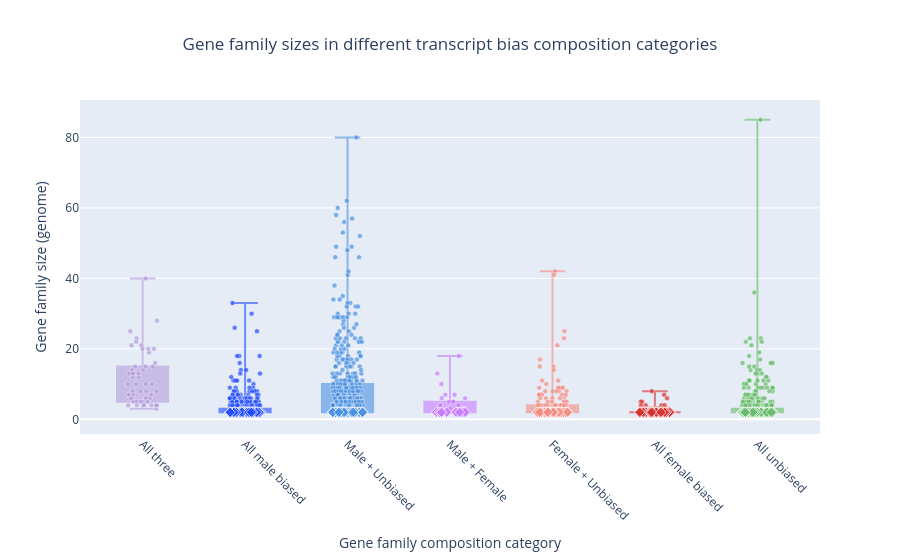

Notebook source saved alongside this figure:
### Markdown cell above
Plotly has an issue with the box plots, so here i use go.Figure() to force plotly

### Code cell
fig6 = go.Figure()

cat_positions = {cat: i for i, cat in enumerate(category_order)}
np.random.seed(42)

for cat in category_order:
    subset = hog_direction[hog_direction["category"] == cat]
    if subset.empty:
        continue

    color  = category_colors[cat]
    x_pos  = cat_positions[cat]

    # Box (no built-in points — we draw them ourselves below)
    fig6.add_trace(go.Box(
        y=subset["hog_size_genome"],
        x=[x_pos] * len(subset),
        name=cat,
        marker_color=color,
        line_color=color,
        fillcolor=color,
        opacity=0.6,
        boxpoints=False,
        width=0.5,
        showlegend=False
    ))

    # Regular points (size > 2) — circles
    reg = subset[subset["hog_size_genome"] != 2]
    if not reg.empty:
        fig6.add_trace(go.Scatter(
            x=x_pos + np.random.uniform(-0.15, 0.15, len(reg)),
            y=reg["hog_size_genome"],
            mode="markers",
            marker=dict(color=color, symbol="circle", size=5, opacity=0.7,
                        line=dict(width=0.5, color="white")),
            showlegend=False,
            text=reg["HOG"].astype(str),
            hovertemplate="HOG: %{text}<br>Size: %{y}<extra></extra>"
        ))

    # HOG size 2 shape - diamond (All three cannot exist at size 2)
    s2 = subset[subset["hog_size_genome"] == 2]
    if not s2.empty:
        fig6.add_trace(go.Scatter(
            x=x_pos + np.random.uniform(-0.15, 0.15, len(s2)),
            y=s2["hog_size_genome"],
            mode="markers",
            marker=dict(color=color, symbol="diamond", size=8, opacity=0.9,
                        line=dict(width=0.8, color="white")),
            showlegend=False,
            text=s2["HOG"].astype(str),
            hovertemplate="HOG: %{text}<br>Size: 2 ◆<extra></extra>"
        ))

fig6.update_layout(
    title=dict(text=" Gene family sizes in different transcript bias composition categories", x=0.5, xanchor="center"),
    xaxis=dict(
        tickmode="array",
        tickvals=list(cat_positions.values()),
        ticktext=list(cat_positions.keys()),
        tickangle=45,
        title="Gene family composition category"
    ),
    yaxis_title="Gene family size (genome)",
    showlegend=False
)
fig6.write_image("categories_boxplot_size.svg")
fig6.show()

### Figure 1 — Plotly figure (JSON) as saved in the notebook; plotly's stock layout.template omitted (floating-point values rounded to 4 significant figures; data arrays with more than 128 entries replaced by an {"elided": "..."} marker saying what was removed)
{"data": [{"boxpoints": false, "fillcolor": "#B39DDB", "line": {"color": "#B39DDB"}, "marker": {"color": "#B39DDB"}, "name": "All three", "opacity": 0.6, "showlegend": false, "type": "box", "width": 0.5, "x": [0, 0, 0, 0, 0, 0, 0, 0, 0, 0, 0, 0, 0, 0, 0, 0, 0, 0, 0, 0, 0, 0, 0, 0, 0, 0, 0, 0, 0, 0, 0, 0, 0, 0, 0, 0, 0, 0, 0, 0, 0, 0, 0, 0, 0, 0, 0, 0, 0, 0, 0, 0, 0], "y": [12, 8, 6, 40, 7, 14, 7, 20, 10, 19, 10, 28, 15, 13, 12, 7, 23, 14, 8, 10, 8, 21, 22, 13, 21, 4, 5, 5, 15, 7, 6, 8, 13, 3, 4, 10, 5, 25, 20, 5, 6, 20, 4, 16, 15, 5, 4, 4, 4, 13, 4, 7, 4]}, {"hovertemplate": "HOG: %{text}<br>Size: %{y}<extra></extra>", "marker": {"color": "#B39DDB", "line": {"color": "white", "width": 0.5}, "opacity": 0.7, "size": 5, "symbol": "circle"}, "mode": "markers", "showlegend": false, "text": ["N0.HOG0000027", "N0.HOG0000043", "N0.HOG0000056", "N0.HOG0000060", "N0.HOG0000085", "N0.HOG0000095", "N0.HOG0000099", "N0.HOG0000102", "N0.HOG0000108", "N0.HOG0000110", "N0.HOG0000141", "N0.HOG0000143", "N0.HOG0000163", "N0.HOG0000179", "N0.HOG0000198", "N0.HOG0000204", "N0.HOG0000207", "N0.HOG0000260", "N0.HOG0000276", "N0.HOG0000278", "N0.HOG0000305", "N0.HOG0000321", "N0.HOG0000361", "N0.HOG0000364", "N0.HOG0000367", "N0.HOG0000375", "N0.HOG0000426", "N0.HOG0000442", "N0.HOG0000444", "N0.HOG0000503", "N0.HOG0000518", "N0.HOG0000531", "N0.HOG0000578", "N0.HOG0000581", "N0.HOG0000630", "N0.HOG0000646", "N0.HOG0000738", "N0.HOG0000773", "N0.HOG0000820", "N0.HOG0000831", "N0.HOG0000853", "N0.HOG0001160", "N0.HOG0001494", "N0.HOG0001619", "N0.HOG0001799", "N0.HOG0001841", "N0.HOG0002234", "N0.HOG0002331", "N0.HOG0005307", "N0.HOG0009023", "N0.HOG0011140", "N0.HOG0012101", "N0.HOG0012653"], "type": "scatter", "x": [-0.03764, 0.1352, 0.0696, 0.0296, -0.1032, -0.1032, -0.1326, 0.1099, 0.03033, 0.06242, -0.1438, 0.141, 0.09973, -0.0863, -0.09545, -0.09498, -0.05873, 0.007427, -0.02042, -0.06263, 0.03356, -0.1082, -0.06236, -0.04009, -0.01318, 0.08555, -0.0901, 0.00427, 0.02772, -0.1361, 0.03226, -0.09884, -0.1305, 0.1347, 0.1397, 0.09252, -0.05862, -0.1207, 0.05527, -0.01795, -0.1134, -0.001447, -0.1397, 0.1228, -0.07237, 0.04876, -0.05649, 0.00602, 0.01401, -0.09454, 0.1409, 0.08254, 0.1318], "y": [12, 8, 6, 40, 7, 14, 7, 20, 10, 19, 10, 28, 15, 13, 12, 7, 23, 14, 8, 10, 8, 21, 22, 13, 21, 4, 5, 5, 15, 7, 6, 8, 13, 3, 4, 10, 5, 25, 20, 5, 6, 20, 4, 16, 15, 5, 4, 4, 4, 13, 4, 7, 4]}, {"boxpoints": false, "fillcolor": "#1F4BFF", "line": {"color": "#1F4BFF"}, "marker": {"color": "#1F4BFF"}, "name": "All male biased", "opacity": 0.6, "showlegend": false, "type": "box", "width": 0.5, "x": {"elided": "511 int values"}, "y": {"elided": "511 int values"}}, {"hovertemplate": "HOG: %{text}<br>Size: %{y}<extra></extra>", "marker": {"color": "#1F4BFF", "line": {"color": "white", "width": 0.5}, "opacity": 0.7, "size": 5, "symbol": "circle"}, "mode": "markers", "showlegend": false, "text": {"elided": "181 str values"}, "type": "scatter", "x": {"elided": "181 float values"}, "y": {"elided": "181 int values"}}, {"hovertemplate": "HOG: %{text}<br>Size: 2 ◆<extra></extra>", "marker": {"color": "#1F4BFF", "line": {"color": "white", "width": 0.8}, "opacity": 0.9, "size": 8, "symbol": "diamond"}, "mode": "markers", "showlegend": false, "text": {"elided": "330 str values"}, "type": "scatter", "x": {"elided": "330 float values"}, "y": {"elided": "330 int values"}}, {"boxpoints": false, "fillcolor": "#4A90E2", "line": {"color": "#4A90E2"}, "marker": {"color": "#4A90E2"}, "name": "Male + Unbiased", "opacity": 0.6, "showlegend": false, "type": "box", "width": 0.5, "x": {"elided": "515 int values"}, "y": {"elided": "515 int values"}}, {"hovertemplate": "HOG: %{text}<br>Size: %{y}<extra></extra>", "marker": {"color": "#4A90E2", "line": {"color": "white", "width": 0.5}, "opacity": 0.7, "size": 5, "symbol": "circle"}, "mode": "markers", "showlegend": false, "text": {"elided": "367 str values"}, "type": "scatter", "x": {"elided": "367 float values"}, "y": {"elided": "367 int values"}}, {"hovertemplate": "HOG: %{text}<br>Size: 2 ◆<extra></extra>", "marker": {"color": "#4A90E2", "line": {"color": "white", "width": 0.8}, "opacity": 0.9, "size": 8, "symbol": "diamond"}, "mode": "markers", "showlegend": false, "text": {"elided": "148 str values"}, "type": "scatter", "x": {"elided": "148 float values"}, "y": {"elided": "148 int values"}}, {"boxpoints": false, "fillcolor": "#C77DFF", "line": {"color": "#C77DFF"}, "marker": {"color": "#C77DFF"}, "name": "Male + Female", "opacity": 0.6, "showlegend": false, "type": "box", "width": 0.5, "x": [3, 3, 3, 3, 3, 3, 3, 3, 3, 3, 3, 3, 3, 3, 3, 3, 3, 3, 3, 3, 3, 3, 3, 3, 3, 3, 3, 3, 3, 3, 3, 3, 3, 3], "y": [3, 18, 13, 3, 3, 3, 5, 5, 2, 3, 6, 2, 6, 2, 2, 3, 2, 2, 7, 2, 5, 2, 2, 3, 2, 2, 3, 4, 10, 4, 4, 7, 2, 2]}, {"hovertemplate": "HOG: %{text}<br>Size: %{y}<extra></extra>", "marker": {"color": "#C77DFF", "line": {"color": "white", "width": 0.5}, "opacity": 0.7, "size": 5, "symbol": "circle"}, "mode": "markers", "showlegend": false, "text": ["N0.HOG0000029", "N0.HOG0000049", "N0.HOG0000148", "N0.HOG0000224", "N0.HOG0000274", "N0.HOG0000289", "N0.HOG0000368", "N0.HOG0000377", "N0.HOG0000558", "N0.HOG0000765", "N0.HOG0001236", "N0.HOG0001399", "N0.HOG0001598", "N0.HOG0001854", "N0.HOG0002737", "N0.HOG0009441", "N0.HOG0009620", "N0.HOG0011340", "N0.HOG0012126", "N0.HOG0012871", "N0.HOG0013016"], "type": "scatter", "x": [3.135, 3.086, 2.877, 2.975, 3.114, 3.133, 2.99, 3.034, 2.9, 3.147, 2.92, 3.133, 3.045, 3.032, 3.004, 2.919, 2.903, 2.916, 2.906, 3.084, 2.955], "y": [3, 18, 13, 3, 3, 3, 5, 5, 3, 6, 6, 3, 7, 5, 3, 3, 4, 10, 4, 4, 7]}, {"hovertemplate": "HOG: %{text}<br>Size: 2 ◆<extra></extra>", "marker": {"color": "#C77DFF", "line": {"color": "white", "width": 0.8}, "opacity": 0.9, "size": 8, "symbol": "diamond"}, "mode": "markers", "showlegend": false, "text": ["N0.HOG0000529", "N0.HOG0000801", "N0.HOG0001246", "N0.HOG0001319", "N0.HOG0001426", "N0.HOG0001531", "N0.HOG0001782", "N0.HOG0002044", "N0.HOG0002432", "N0.HOG0003560", "N0.HOG0005826", "N0.HOG0013351", "N0.HOG0015079"], "type": "scatter", "x": [2.867, 3.141, 3.115, 3.128, 3.148, 2.902, 2.969, 3.077, 3.059, 2.896, 3.095, 2.917, 2.917], "y": [2, 2, 2, 2, 2, 2, 2, 2, 2, 2, 2, 2, 2]}, {"boxpoints": false, "fillcolor": "#F28B82", "line": {"color": "#F28B82"}, "marker": {"color": "#F28B82"}, "name": "Female + Unbiased", "opacity": 0.6, "showlegend": false, "type": "box", "width": 0.5, "x": {"elided": "175 int values"}, "y": {"elided": "175 int values"}}, {"hovertemplate": "HOG: %{text}<br>Size: %{y}<extra></extra>", "marker": {"color": "#F28B82", "line": {"color": "white", "width": 0.5}, "opacity": 0.7, "size": 5, "symbol": "circle"}, "mode": "markers", "showlegend": false, "text": ["N0.HOG0000023", "N0.HOG0000024", "N0.HOG0000034", "N0.HOG0000035", "N0.HOG0000140", "N0.HOG0000220", "N0.HOG0000227", "N0.HOG0000258", "N0.HOG0000284", "N0.HOG0000302", "N0.HOG0000434", "N0.HOG0000445", "N0.HOG0000455", "N0.HOG0000469", "N0.HOG0000476", "N0.HOG0000492", "N0.HOG0000501", "N0.HOG0000516", "N0.HOG0000565", "N0.HOG0000584", "N0.HOG0000629", "N0.HOG0000669", "N0.HOG0000696", "N0.HOG0000774", "N0.HOG0000886", "N0.HOG0000896", "N0.HOG0000919", "N0.HOG0000966", "N0.HOG0001020", "N0.HOG0001125", "N0.HOG0001185", "N0.HOG0001251", "N0.HOG0001252", "N0.HOG0001264", "N0.HOG0001305", "N0.HOG0001326", "N0.HOG0001357", "N0.HOG0001378", "N0.HOG0001394", "N0.HOG0001423", "N0.HOG0001436", "N0.HOG0001536", "N0.HOG0001577", "N0.HOG0001765", "N0.HOG0001787", "N0.HOG0001803", "N0.HOG0001862", "N0.HOG0001924", "N0.HOG0001989", "N0.HOG0002041", "N0.HOG0002042", "N0.HOG0002051", "N0.HOG0002089", "N0.HOG0002170", "N0.HOG0002184", "N0.HOG0002285", "N0.HOG0002304", "N0.HOG0002531", "N0.HOG0002617", "N0.HOG0002889", "N0.HOG0003007", "N0.HOG0003597", "N0.HOG0004539", "N0.HOG0004695", "N0.HOG0005036", "N0.HOG0005058", "N0.HOG0006285", "N0.HOG0006453", "N0.HOG0006975", "N0.HOG0006995", "N0.HOG0007004", "N0.HOG0008798", "N0.HOG0008917", "N0.HOG0010788", "N0.HOG0011086", "N0.HOG0011342", "N0.HOG0011872", "N0.HOG0013021", "N0.HOG0013278", "N0.HOG0014535", "N0.HOG0015076", "N0.HOG0015760", "N0.HOG0015764", "N0.HOG0017467"], "type": "scatter", "x": [4.011, 4.028, 4.024, 3.877, 4.113, 3.93, 3.889, 4.117, 4.137, 4.109, 4.093, 4.047, 4.015, 3.876, 3.973, 3.962, 3.928, 4.067, 3.999, 3.874, 3.916, 4.055, 3.873, 4.105, 3.999, 3.994, 4.028, 4.097, 3.954, 4.053, 4.02, 3.93, 4.114, 4.089, 4.048, 4.105, 4.11, 4.063, 4.101, 4.059, 4.054, 4.036, 4.076, 3.898, 4.114, 4.112, 3.859, 4.098, 3.889, 3.951, 4.073, 3.898, 4.095, 4.1, 4.002, 3.852, 3.936, 4.035, 4.144, 4.04, 3.928, 4.04, 4.012, 4.084, 3.882, 4.078, 4.012, 4.139, 3.953, 4.04, 4.13, 3.881, 4.131, 4.056, 3.87, 3.94, 4.062, 3.87, 4.025, 3.954, 4.036, 3.864, 4.111, 4.142], "y": [15, 3, 42, 17, 6, 8, 7, 25, 8, 3, 7, 3, 41, 15, 3, 3, 3, 4, 6, 7, 4, 3, 7, 9, 3, 5, 4, 3, 3, 9, 4, 4, 5, 4, 21, 3, 3, 8, 3, 3, 3, 4, 3, 11, 5, 23, 5, 3, 4, 4, 6, 7, 9, 3, 8, 4, 6, 3, 3, 4, 3, 3, 3, 4, 3, 3, 14, 5, 3, 8, 7, 6, 4, 11, 9, 10, 9, 7, 4, 5, 3, 4, 4, 3]}, {"hovertemplate": "HOG: %{text}<br>Size: 2 ◆<extra></extra>", "marker": {"color": "#F28B82", "line": {"color": "white", "width": 0.8}, "opacity": 0.9, "size": 8, "symbol": "diamond"}, "mode": "markers", "showlegend": false, "text": ["N0.HOG0000304", "N0.HOG0000397", "N0.HOG0000471", "N0.HOG0000800", "N0.HOG0000834", "N0.HOG0000863", "N0.HOG0000926", "N0.HOG0000947", "N0.HOG0000976", "N0.HOG0001098", "N0.HOG0001158", "N0.HOG0001233", "N0.HOG0001239", "N0.HOG0001370", "N0.HOG0001476", "N0.HOG0001615", "N0.HOG0001623", "N0.HOG0001751", "N0.HOG0001864", "N0.HOG0002050", "N0.HOG0002084", "N0.HOG0002195", "N0.HOG0002239", "N0.HOG0002274", "N0.HOG0002338", "N0.HOG0002553", "N0.HOG0002849", "N0.HOG0002878", "N0.HOG0002893", "N0.HOG0002898", "N0.HOG0003558", "N0.HOG0003599", "N0.HOG0003617", "N0.HOG0003640", "N0.HOG0003970", "N0.HOG0004028", "N0.HOG0004080", "N0.HOG0004183", "N0.HOG0004291", "N0.HOG0004315", "N0.HOG0004321", "N0.HOG0004344", "N0.HOG0004497", "N0.HOG0004595", "N0.HOG0004617", "N0.HOG0004868", "N0.HOG0005195", "N0.HOG0005212", "N0.HOG0005222", "N0.HOG0005390", "N0.HOG0005425", "N0.HOG0005428", "N0.HOG0005430", "N0.HOG0005497", "N0.HOG0005806", "N0.HOG0005978", "N0.HOG0005993", "N0.HOG0006032", "N0.HOG0006095", "N0.HOG0006138", "N0.HOG0006273", "N0.HOG0006554", "N0.HOG0006612", "N0.HOG0006615", "N0.HOG0006693", "N0.HOG0006942", "N0.HOG0007062", "N0.HOG0007601", "N0.HOG0007701", "N0.HOG0009494", "N0.HOG0010000", "N0.HOG0010049", "N0.HOG0010069", "N0.HOG0010449", "N0.HOG0010769", "N0.HOG0011100", "N0.HOG0012103", "N0.HOG0012133", "N0.HOG0012173", "N0.HOG0012188", "N0.HOG0012951", "N0.HOG0014070", "N0.HOG0014240", "N0.HOG0014242", "N0.HOG0014254", "N0.HOG0014266", "N0.HOG0015098", "N0.HOG0015192", "N0.HOG0015297", "N0.HOG0015300", "N0.HOG0015698"], "type": "scatter", "x": [4.141, 4.075, 3.889, 4.077, 3.857, 3.857, 3.947, 3.997, 4.081, 4.055, 3.984, 3.932, 4.149, 3.978, 3.985, 3.899, 4.088, 4.058, 3.916, 3.875, 4.054, 4.046, 3.932, 4.135, 3.895, 3.98, 4.133, 3.976, 4.042, 3.969, 3.932, 4.145, 3.973, 4.118, 3.919, 3.914, 3.859, 4.046, 3.961, 4.109, 3.992, 4.14, 3.906, 4.111, 4.083, 4.081, 4.103, 4.078, 4.038, 3.889, 3.86, 4.126, 4.035, 4.089, 3.994, 3.885, 3.888, 4.056, 3.979, 3.91, 3.997, 3.869, 4.025, 3.931, 4.089, 3.943, 3.987, 3.853, 3.872, 3.968, 3.994, 4.03, 3.937, 4.058, 4.108, 4.084, 3.862, 3.994, 3.881, 3.923, 4.146, 3.893, 4.0, 4.035, 4.061, 4.018, 3.853, 3.948, 4.005, 3.876, 3.955], "y": [2, 2, 2, 2, 2, 2, 2, 2, 2, 2, 2, 2, 2, 2, 2, 2, 2, 2, 2, 2, 2, 2, 2, 2, 2, 2, 2, 2, 2, 2, 2, 2, 2, 2, 2, 2, 2, 2, 2, 2, 2, 2, 2, 2, 2, 2, 2, 2, 2, 2, 2, 2, 2, 2, 2, 2, 2, 2, 2, 2, 2, 2, 2, 2, 2, 2, 2, 2, 2, 2, 2, 2, 2, 2, 2, 2, 2, 2, 2, 2, 2, 2, 2, 2, 2, 2, 2, 2, 2, 2, 2]}, {"boxpoints": false, "fillcolor": "#D32F2F", "line": {"color": "#D32F2F"}, "marker": {"color": "#D32F2F"}, "name": "All female biased", "opacity": 0.6, "showlegend": false, "type": "box", "width": 0.5, "x": {"elided": "200 int values"}, "y": {"elided": "200 int values"}}, {"hovertemplate": "HOG: %{text}<br>Size: %{y}<extra></extra>", "marker": {"color": "#D32F2F", "line": {"color": "white", "width": 0.5}, "opacity": 0.7, "size": 5, "symbol": "circle"}, "mode": "markers", "showlegend": false, "text": ["N0.HOG0000020", "N0.HOG0000380", "N0.HOG0000953", "N0.HOG0001346", "N0.HOG0001434", "N0.HOG0001746", "N0.HOG0001904", "N0.HOG0001918", "N0.HOG0001923", "N0.HOG0002047", "N0.HOG0002082", "N0.HOG0002232", "N0.HOG0002832", "N0.HOG0003049", "N0.HOG0003282", "N0.HOG0003482", "N0.HOG0003579", "N0.HOG0003643", "N0.HOG0003876", "N0.HOG0003898", "N0.HOG0004340", "N0.HOG0004744", "N0.HOG0005655", "N0.HOG0009000", "N0.HOG0009260", "N0.HOG0009426", "N0.HOG0011580", "N0.HOG0012774", "N0.HOG0013431", "N0.HOG0015264", "N0.HOG0015685", "N0.HOG0017424", "N0.HOG0017445", "N0.HOG0017491"], "type": "scatter", "x": [4.86, 4.874, 4.969, 4.89, 5.02, 5.057, 5.09, 4.91, 4.9, 4.881, 5.041, 5.062, 4.859, 5.131, 4.866, 5.012, 5.063, 5.111, 5.064, 5.091, 4.952, 5.094, 4.874, 5.118, 5.014, 5.095, 4.986, 5.043, 5.008, 5.069, 4.874, 4.868, 4.924, 4.898], "y": [5, 5, 8, 3, 3, 3, 7, 4, 3, 3, 3, 3, 3, 3, 4, 3, 3, 3, 4, 3, 3, 4, 3, 6, 3, 3, 3, 3, 3, 3, 3, 3, 3, 3]}, {"hovertemplate": "HOG: %{text}<br>Size: 2 ◆<extra></extra>", "marker": {"color": "#D32F2F", "line": {"color": "white", "width": 0.8}, "opacity": 0.9, "size": 8, "symbol": "diamond"}, "mode": "markers", "showlegend": false, "text": {"elided": "166 str values"}, "type": "scatter", "x": {"elided": "166 float values"}, "y": {"elided": "166 int values"}}, {"boxpoints": false, "fillcolor": "#66BB6A", "line": {"color": "#66BB6A"}, "marker": {"color": "#66BB6A"}, "name": "All unbiased", "opacity": 0.6, "showlegend": false, "type": "box", "width": 0.5, "x": {"elided": "1066 int values"}, "y": {"elided": "1066 int values"}}, {"hovertemplate": "HOG: %{text}<br>Size: %{y}<extra></extra>", "marker": {"color": "#66BB6A", "line": {"color": "white", "width": 0.5}, "opacity": 0.7, "size": 5, "symbol": "circle"}, "mode": "markers", "showlegend": false, "text": {"elided": "274 str values"}, "type": "scatter", "x": {"elided": "274 float values"}, "y": {"elided": "274 int values"}}, {"hovertemplate": "HOG: %{text}<br>Size: 2 ◆<extra></extra>", "marker": {"color": "#66BB6A", "line": {"color": "white", "width": 0.8}, "opacity": 0.9, "size": 8, "symbol": "diamond"}, "mode": "markers", "showlegend": false, "text": {"elided": "792 str values"}, "type": "scatter", "x": {"elided": "792 float values"}, "y": {"elided": "792 int values"}}], "layout": {"showlegend": false, "title": {"text": " Gene family sizes in different transcript bias composition categories", "x": 0.5, "xanchor": "center"}, "xaxis": {"tickangle": 45, "tickmode": "array", "ticktext": ["All three", "All male biased", "Male + Unbiased", "Male + Female", "Female + Unbiased", "All female biased", "All unbiased"], "tickvals": [0, 1, 2, 3, 4, 5, 6], "title": {"text": "Gene family composition category"}}, "yaxis": {"title": {"text": "Gene family size (genome)"}}}}
